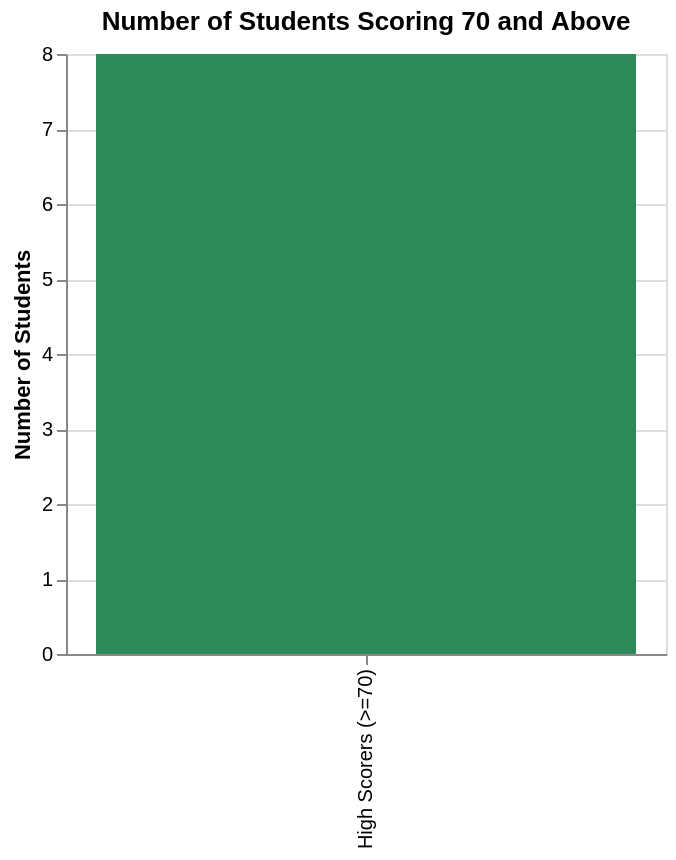
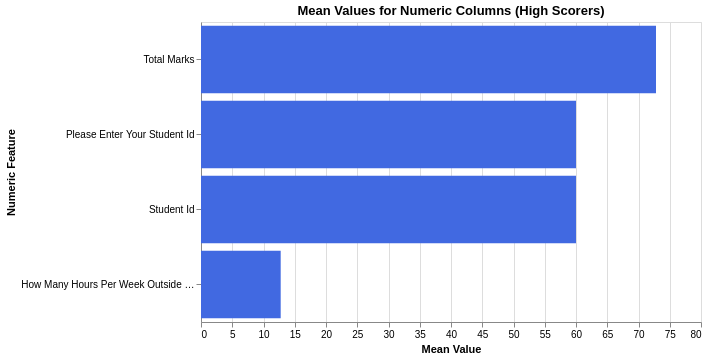
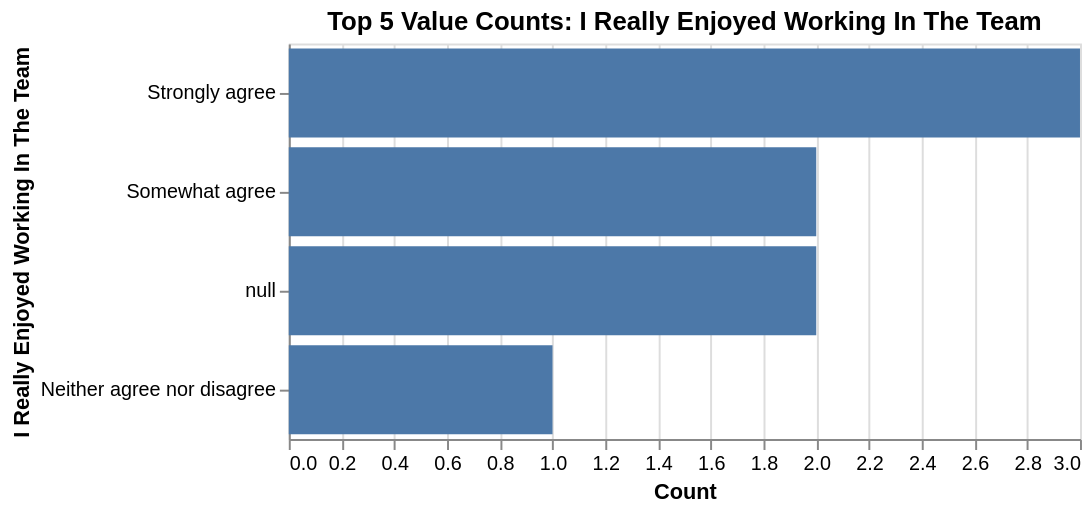

Write notebook code for charts like these, in order.
### Code cell
# Merge Retrospective and score on 'student_id'
retrospective_score = pd.merge(Retrospective, score, left_on='please_enter_your_student_id', right_on='student_id', how='inner')

# Clean column names in retrospective_score to sentence case
retrospective_score.columns = retrospective_score.columns.str.strip().str.replace(' ', '_').str.replace(',', '').str.lower().str.replace('-', '_').str.replace('?', '').str.replace('(', '').str.replace(')', '').str.replace('.', '').str.replace('&', '').str.replace(':', '').str.replace("'", '').str.replace('/', '_').str.replace('!', '').str.replace('%', '').str.replace('=', '_').str.replace('+', '_').str.replace('*', '_')
retrospective_score.columns = retrospective_score.columns.str.replace('_+', '_', regex=True).str.strip('_')
retrospective_score.columns = retrospective_score.columns.str.replace('_', ' ').str.title()

# Drop columns with all missing values
retrospective_score_clean = retrospective_score.dropna(axis=1, how='all')

# Filter students who scored 70 and 

high_scorers = retrospective_score_clean[retrospective_score_clean['Total Marks'] >= 70]

# Overview: Number of high scorers
overview_chart = alt.Chart(
    pd.DataFrame({'Count': [high_scorers.shape[0]], 'Label': ['High Scorers (>=70)']})
).mark_bar(color='seagreen').encode(
    x=alt.X('Label:N', title=''),
    y=alt.Y('Count:Q', title='Number of Students'),
    tooltip=['Count']
).properties(title='Number of Students Scoring 70 and Above', width=300)
overview_chart.display()

# Numeric columns mean (bar chart)
numeric_means = high_scorers.select_dtypes(include=['float64', 'int64']).mean().reset_index()
numeric_means.columns = ['Feature', 'Mean']
mean_chart = alt.Chart(numeric_means).mark_bar(color='royalblue').encode(
    x=alt.X('Mean:Q', title='Mean Value'),
    y=alt.Y('Feature:N', sort='-x', title='Numeric Feature'),
    tooltip=['Feature', 'Mean']
).properties(title='Mean Values for Numeric Columns (High Scorers)', width=500, height=300)
mean_chart.display()

# Categorical columns value counts (top 5 for each)
cat_cols = high_scorers.select_dtypes(include='object').columns
for col in cat_cols:
    counts = high_scorers[col].value_counts(dropna=False).head(5).reset_index()
    counts.columns = [col, 'Count']
    chart = alt.Chart(counts).mark_bar().encode(
        x=alt.X('Count:Q', title='Count'),
        y=alt.Y(f'{col}:N', sort='-x', title=col),
        tooltip=[col, 'Count']
    ).properties(
        title=f'Top 5 Value Counts: {col}',
        width=400,
        height=200
    )
    chart.display()

### Figure 1 — Vega-Lite specification as saved in the notebook (floating-point values rounded to 4 significant figures)
{"config": {"view": {"continuousWidth": 300, "continuousHeight": 300}}, "data": {"name": "data-15c050719835969c54555010d9582ff3"}, "mark": {"type": "bar", "color": "seagreen"}, "encoding": {"tooltip": [{"field": "Count", "type": "quantitative"}], "x": {"field": "Label", "title": "", "type": "nominal"}, "y": {"field": "Count", "title": "Number of Students", "type": "quantitative"}}, "title": "Number of Students Scoring 70 and Above", "width": 300, "$schema": "https://vega.github.io/schema/vega-lite/v5.20.1.json", "datasets": {"data-15c050719835969c54555010d9582ff3": [{"Count": 8, "Label": "High Scorers (>=70)"}]}}

### Figure 2 — Vega-Lite specification as saved in the notebook (floating-point values rounded to 4 significant figures)
{"config": {"view": {"continuousWidth": 300, "continuousHeight": 300}}, "data": {"name": "data-644d29fa48bad79aba72dd2a13566dfd"}, "mark": {"type": "bar", "color": "royalblue"}, "encoding": {"tooltip": [{"field": "Feature", "type": "nominal"}, {"field": "Mean", "type": "quantitative"}], "x": {"field": "Mean", "title": "Mean Value", "type": "quantitative"}, "y": {"field": "Feature", "sort": "-x", "title": "Numeric Feature", "type": "nominal"}}, "height": 300, "title": "Mean Values for Numeric Columns (High Scorers)", "width": 500, "$schema": "https://vega.github.io/schema/vega-lite/v5.20.1.json", "datasets": {"data-644d29fa48bad79aba72dd2a13566dfd": [{"Feature": "Please Enter Your Student Id", "Mean": 60.0}, {"Feature": "How Many Hours Per Week Outside Classes", "Mean": 12.75}, {"Feature": "Total Marks", "Mean": 72.8}, {"Feature": "Student Id", "Mean": 60.0}]}}

### Figure 3 — Vega-Lite specification as saved in the notebook (floating-point values rounded to 4 significant figures)
{"config": {"view": {"continuousWidth": 300, "continuousHeight": 300}}, "data": {"name": "data-d01f8682d91d71ff21fe2b9d7ea4077a"}, "mark": {"type": "bar"}, "encoding": {"tooltip": [{"field": "I Really Enjoyed Working In The Team", "type": "nominal"}, {"field": "Count", "type": "quantitative"}], "x": {"field": "Count", "title": "Count", "type": "quantitative"}, "y": {"field": "I Really Enjoyed Working In The Team", "sort": "-x", "title": "I Really Enjoyed Working In The Team", "type": "nominal"}}, "height": 200, "title": "Top 5 Value Counts: I Really Enjoyed Working In The Team", "width": 400, "$schema": "https://vega.github.io/schema/vega-lite/v5.20.1.json", "datasets": {"data-d01f8682d91d71ff21fe2b9d7ea4077a": [{"I Really Enjoyed Working In The Team": "Strongly agree", "Count": 3}, {"I Really Enjoyed Working In The Team": "Somewhat agree", "Count": 2}, {"I Really Enjoyed Working In The Team": null, "Count": 2}, {"I Really Enjoyed Working In The Team": "Neither agree nor disagree", "Count": 1}]}}
